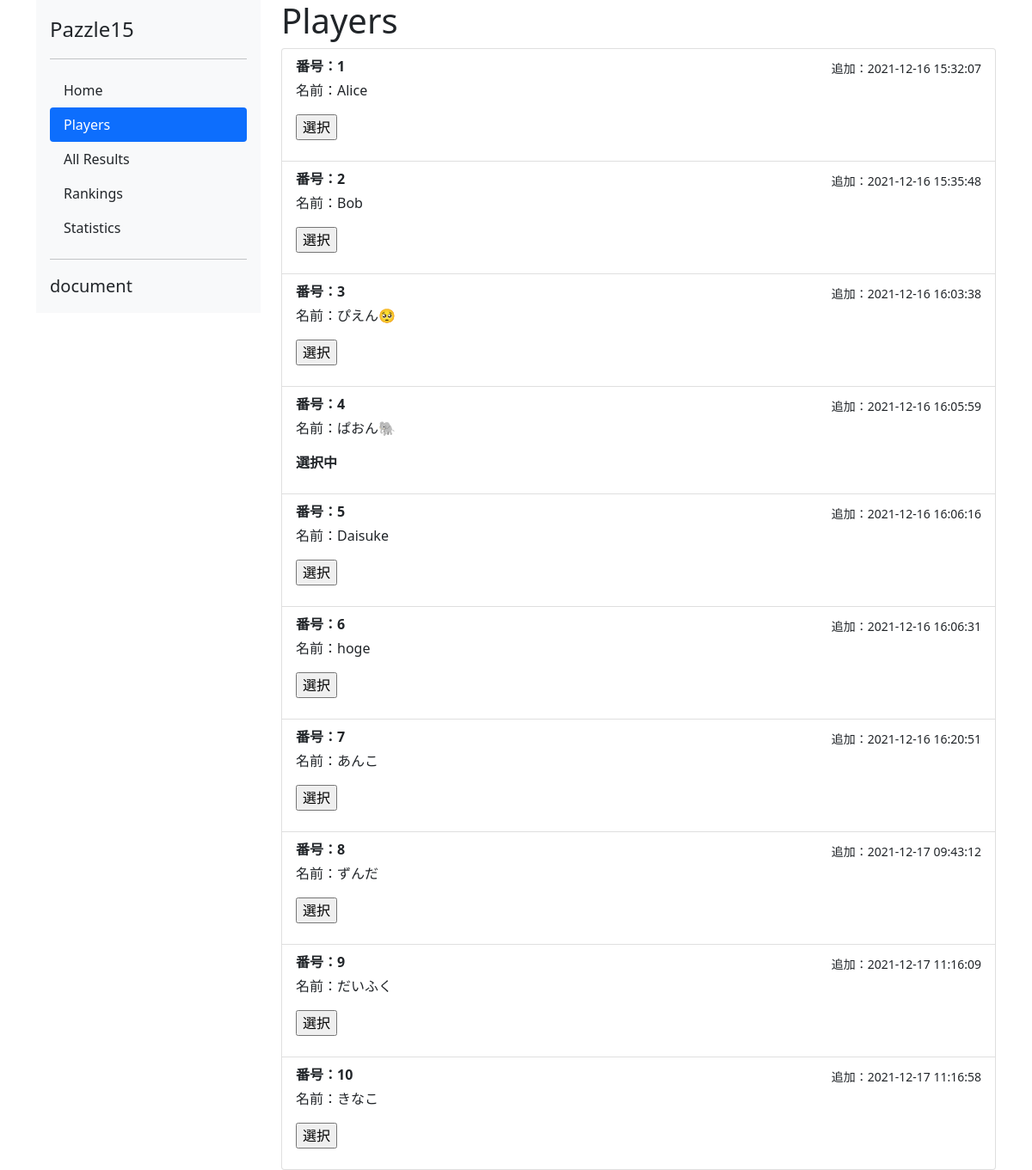
Before: /players with the older database file.
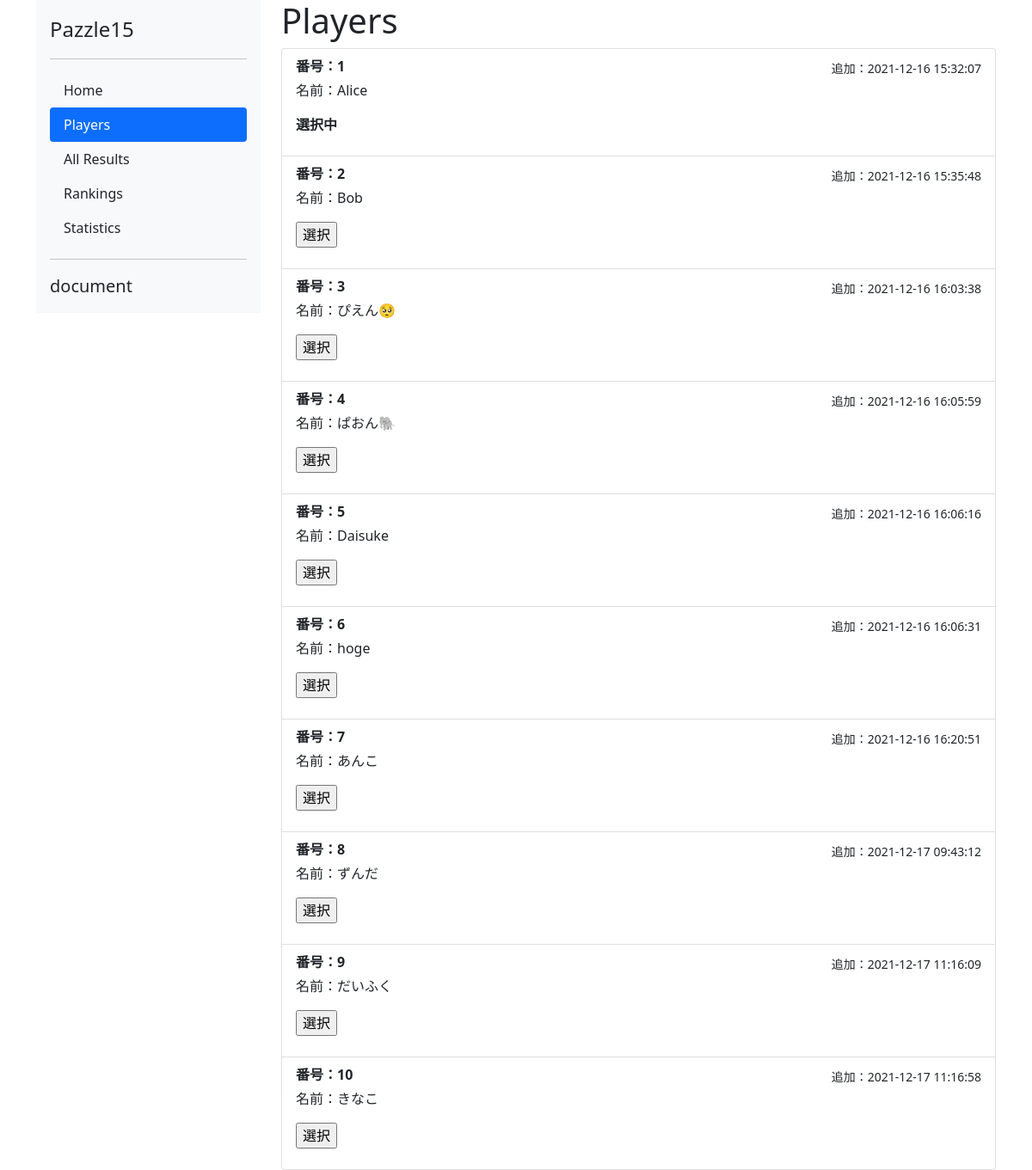
After: the same page with the newer database file.
### pazzle15/models.py (models this page shows, shortened)
class Player(db.Model):
    __tablename__ = "player"
    player_id = db.Column(db.Integer, primary_key=True, autoincrement=True)
    name = db.Column(db.String, nullable=False)
    created_dt = db.Column(db.DateTime(timezone=True), default=db.func.now())
    current = db.Column(db.Integer, server_default="0")
    def get_created_dt_jst(self):
        datetime_utc = datetime.datetime.strptime(str(self.created_dt) + "+0000", "%Y-%m-%d %H:%M:%S%z")
        datetime_jst = datetime_utc.astimezone(datetime.timezone(datetime.timedelta(hours=+9)))
        timestamp_jst = datetime.datetime.strftime(datetime_jst, '%Y-%m-%d %H:%M:%S')
        return timestamp_jst
    def is_current(self):
        return self.current==1

### pazzle15/views.py (the view)
@app.route('/players', methods=['GET'])
def players():
    players = Player.query.all()
    return render_template('players.html', players=players)

### pazzle15/templates/players.html (shortened to what this page needs)
<!doctype html>
<html lang="ja">
  <head>
    <link href="https://cdn.jsdelivr.net/npm/bootstrap@5.0.2/dist/css/bootstrap.min.css" rel="stylesheet">
    <link rel=stylesheet type=text/css href="{{ url_for('static', filename='style_result.css') }}">
  </head>
  <body>
<div class="container">
<div class="row">
  <div class="col-3">
  <div class="" style="position: sticky; top: 0px;">
  <div class="d-flex flex-column flex-shrink-0 p-3 bg-light">
    <a href="/" class="d-flex align-items-center mb-3 mb-md-0 me-md-auto link-dark text-decoration-none">
      <span class="fs-4">Pazzle15</span>
    </a>
    <hr>
    <ul class="nav nav-pills flex-column mb-auto">
      <li class="nav-item">
        <a href="#" class="nav-link link-dark">
          Home
        </a>
      </li>
      <li class="nav-item">
        <a href="#" class="nav-link active">
          Players
        </a>
      </li>
      <li>
        <a href="results2" class="nav-link link-dark">
          All Results
        </a>
      </li>
      <li>
        <a href="#" class="nav-link link-dark">
          Rankings
        </a>
      </li>
      <li>
        <a href="#" class="nav-link link-dark">
          Statistics
        </a>
      </li>
      </ul>
    <hr>
    <span class="fs-5">document</span>
  </div>
  </div>
  </div>
  <div class="col">
    <h1>Players</h1>
    <div class="list-group">
      {% for p in players %}
      <div class="list-group-item">
        <div class="d-flex align-items-center justify-content-between">
        <strong class="mb-1">
            番号：{{p.player_id}}
        </strong>
        <small>追加：{{ p.get_created_dt_jst() }}</small>
        </div>
        <p>名前：{{p.name}}</p>
        <p>
        {% if p.is_current() %}
        <strong>選択中</strong>
        {% else %}
        <form method="POST">
            <input type="submit" name="send" value="選択">
        </form>
        {% endif %}
        </p>
      </div>
      {% endfor %}
    </div>
  </div>
</div>
</div>
  </body>
</html>

Changed rows visible on the page:
changed Player "Alice": send "選択" → (not shown); now shows "選択中"
changed Player "ぱおん🐘": send (not shown) → "選択"; no longer shows "選択中"
